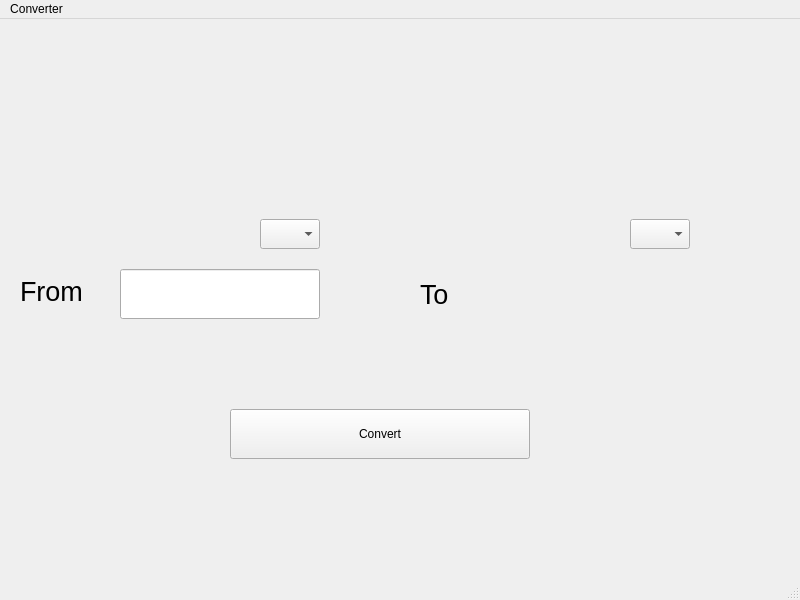
<?xml version="1.0" encoding="UTF-8"?>
<ui version="4.0">
 <class>MainWindow</class>
 <widget class="QMainWindow" name="MainWindow">
  <property name="geometry">
   <rect>
    <x>0</x>
    <y>0</y>
    <width>800</width>
    <height>600</height>
   </rect>
  </property>
  <property name="windowTitle">
   <string>MainWindow</string>
  </property>
  <widget class="QWidget" name="centralwidget">
   <widget class="QPushButton" name="convertButton">
    <property name="geometry">
     <rect>
      <x>230</x>
      <y>390</y>
      <width>300</width>
      <height>50</height>
     </rect>
    </property>
    <property name="text">
     <string>Convert</string>
    </property>
   </widget>
   <widget class="QComboBox" name="comboBox">
    <property name="geometry">
     <rect>
      <x>260</x>
      <y>200</y>
      <width>60</width>
      <height>30</height>
     </rect>
    </property>
   </widget>
   <widget class="QComboBox" name="comboBox_2">
    <property name="geometry">
     <rect>
      <x>630</x>
      <y>200</y>
      <width>60</width>
      <height>30</height>
     </rect>
    </property>
   </widget>
   <widget class="QLineEdit" name="lineEdit">
    <property name="geometry">
     <rect>
      <x>120</x>
      <y>250</y>
      <width>200</width>
      <height>50</height>
     </rect>
    </property>
   </widget>
   <widget class="QLabel" name="label">
    <property name="geometry">
     <rect>
      <x>500</x>
      <y>250</y>
      <width>200</width>
      <height>50</height>
     </rect>
    </property>
    <property name="autoFillBackground">
     <bool>true</bool>
    </property>
    <property name="text">
     <string/>
    </property>
   </widget>
   <widget class="QLabel" name="label_2">
    <property name="geometry">
     <rect>
      <x>20</x>
      <y>250</y>
      <width>85</width>
      <height>45</height>
     </rect>
    </property>
    <property name="font">
     <font>
      <pointsize>20</pointsize>
     </font>
    </property>
    <property name="text">
     <string>From</string>
    </property>
   </widget>
   <widget class="QLabel" name="label_3">
    <property name="geometry">
     <rect>
      <x>420</x>
      <y>250</y>
      <width>61</width>
      <height>51</height>
     </rect>
    </property>
    <property name="font">
     <font>
      <pointsize>20</pointsize>
     </font>
    </property>
    <property name="text">
     <string>To</string>
    </property>
   </widget>
  </widget>
  <widget class="QMenuBar" name="menubar">
   <property name="geometry">
    <rect>
     <x>0</x>
     <y>0</y>
     <width>800</width>
     <height>25</height>
    </rect>
   </property>
   <widget class="QMenu" name="menuConverter">
    <property name="title">
     <string>Converter</string>
    </property>
   </widget>
   <addaction name="menuConverter"/>
  </widget>
  <widget class="QStatusBar" name="statusbar"/>
 </widget>
 <resources/>
 <connections/>
</ui>
